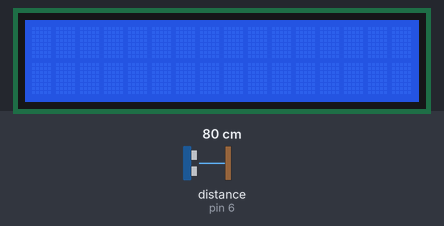
The sketch below on a simulated Arduino Uno, built with avr-gcc and run on an emulated ATmega328P. Parts: 16×2 character LCD. The inputs (shaded band) are chosen by the test bench; at power-on: distance to the obstacle (sensor on pin 6) 80 cm. The echo pulse lasts 58.3 µs per cm; what the sketch prints to the serial monitor is not drawn.

Above: at 1.2 s.
1.3 s: distance to the obstacle (sensor on pin 6) set to 53 cm
2.8 s: distance to the obstacle (sensor on pin 6) set to 44 cm
5.8 s: distance to the obstacle (sensor on pin 6) set to 9 cm
At 7.1 s:
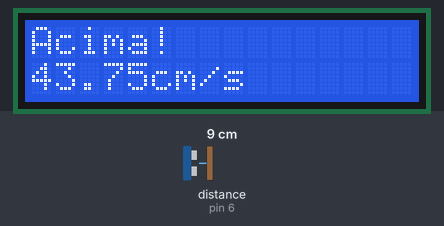
Timing chart, 0 to 8.8 s (numbered marks = the images above; inputs shaded):
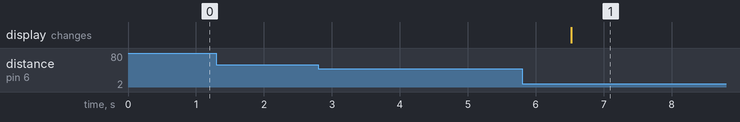

The sketch:

ultrasonico.ino
```cpp
//Programa: Conectando Sensor Ultrassonico HC-SR04 ao Arduino
//Autor: FILIPEFLOP

//Carrega a biblioteca do sensor ultrassonico
#include <Ultrasonic.h>
#include <LiquidCrystal.h>
LiquidCrystal lcd(12, 11, 5, 4, 3, 2);
//Define os pinos para o trigger e echo
#define pino_trigger 7
#define pino_echo 6

//Inicializa o sensor nos pinos definidos acima
Ultrasonic ultrasonic(pino_trigger, pino_echo);

void setup()
{
  lcd.begin(16, 2);
  Serial.begin(9600);
  //Serial.println("Lendo dados do sensor...");

}

void loop()
{
  lcd.clear();
  //Le as informacoes do sensor, em cm e pol
  float cmMsecInit,cmMsecFim;
  long microsecInit,microsecFim;
  microsecInit = ultrasonic.timing();
  delay(800);
  microsecFim = ultrasonic.timing();
  delay(100);
  cmMsecInit = ultrasonic.convert(microsecInit, Ultrasonic::CM);
  cmMsecFim = ultrasonic.convert(microsecFim, Ultrasonic::CM);
  float velocidade = (cmMsecInit-cmMsecFim)/(0.8);

  if (cmMsecInit<50){
    if(cmMsecFim>4){
      if(velocidade >0){
      lcd.setCursor(0, 1);
      lcd.print(velocidade);
      lcd.print("cm/s");
      lcd.setCursor(0, 0);
      {
      if(velocidade>20.0){
      lcd.print("Acima!");
      delay(3000);
      }else {
         lcd.print("Esta ok!");
          delay(3000);
      //  Serial.print("Velocidade acima do limite");
    }}
  }}
  Serial.print("\n ");
  //Serial.println(inMsec);
  delay(1000);
}}
```

Measured:
- after the input at 1.3 s, every drawn part: stays the same
- after the input at 2.8 s, every drawn part: stays the same
- after the input at 5.8 s, the display: changes after 0.72 s (image 1)
